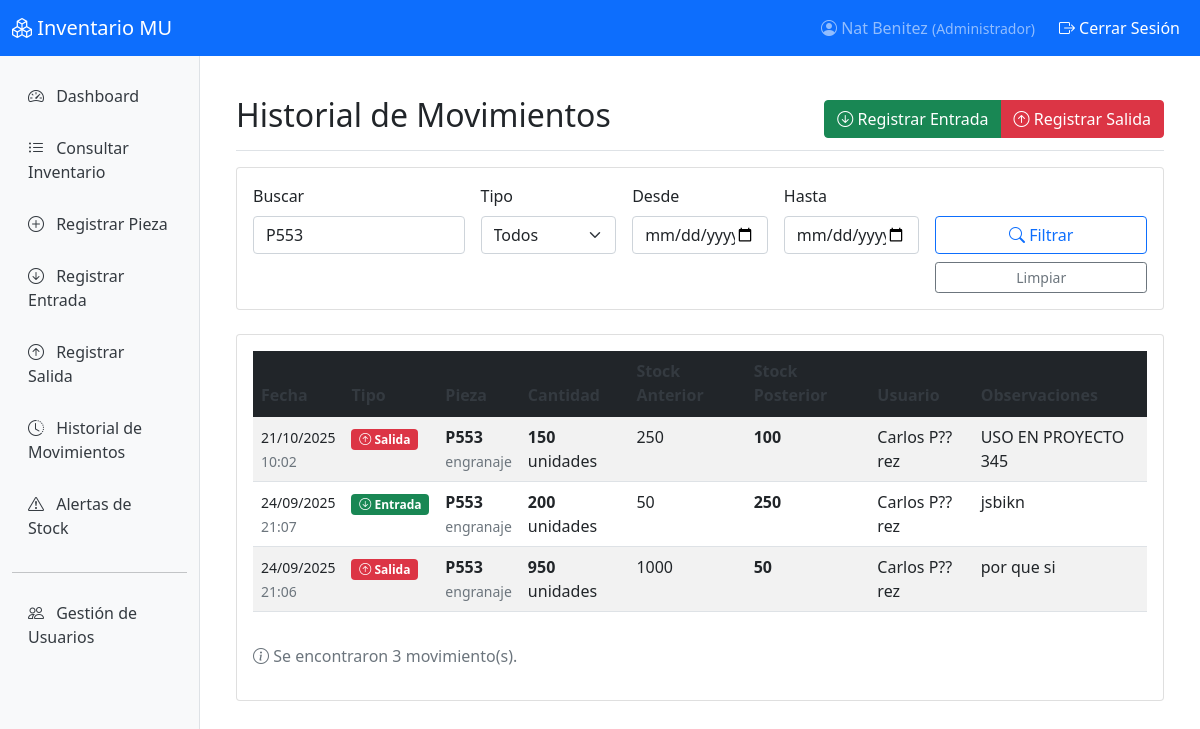
Page /movimientos/historial/?busqueda=P553 (signed in) on the earlier database version.
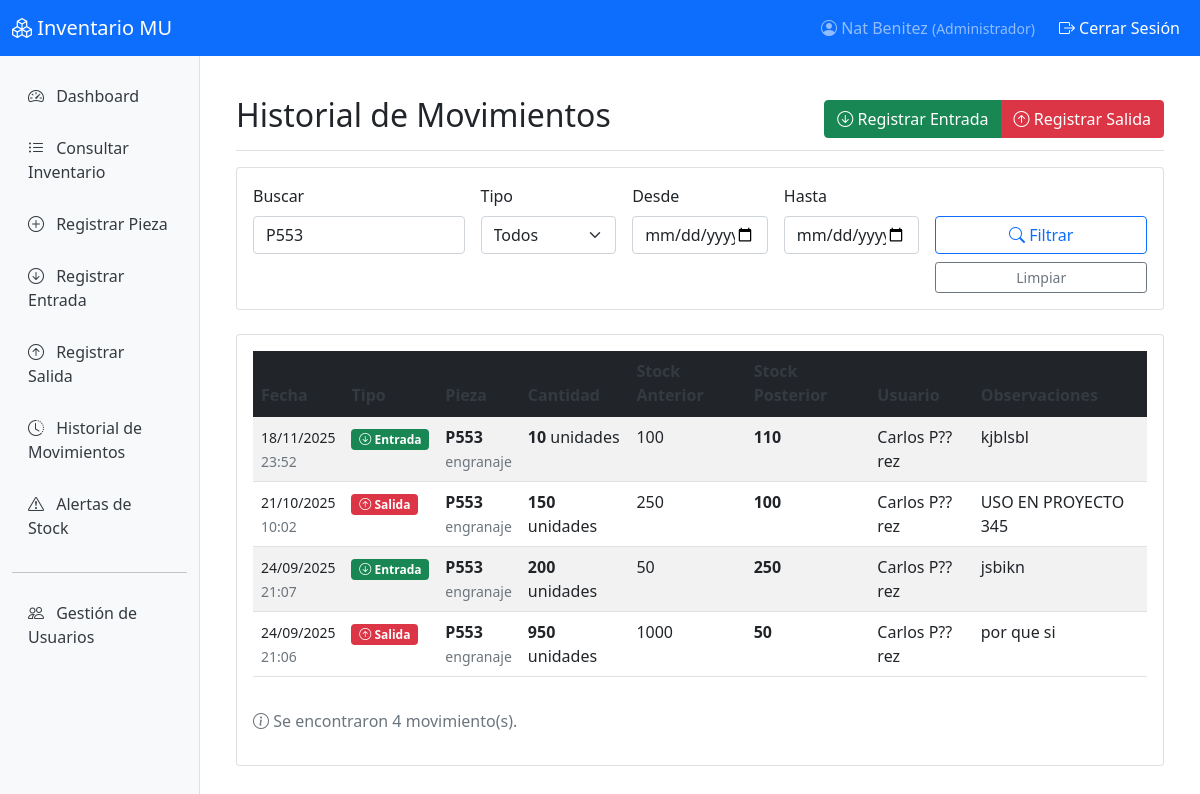
Same page on the later database version.
### movimientos/models.py (models this page shows, shortened)
class MovimientoStock(models.Model):
    TIPO_MOVIMIENTO_CHOICES = [
        ('entrada', 'Entrada'),
        ('salida', 'Salida'),
    ]
    pieza = models.ForeignKey(
        Pieza,
        on_delete=models.CASCADE,
        verbose_name='Pieza'
    )
    tipo_movimiento = models.CharField(
        max_length=10,
        choices=TIPO_MOVIMIENTO_CHOICES,
        verbose_name='Tipo de movimiento'
    )
    cantidad = models.PositiveIntegerField(verbose_name='Cantidad')
    fecha_movimiento = models.DateTimeField(
        auto_now_add=True,
        verbose_name='Fecha del movimiento'
    )
    usuario = models.ForeignKey(
        User,
        on_delete=models.CASCADE,
        verbose_name='Usuario que registró'
    )
    observaciones = models.TextField(
        blank=True,
        verbose_name='Observaciones'
    )
    stock_anterior = models.PositiveIntegerField(
        verbose_name='Stock anterior'
    )
    stock_posterior = models.PositiveIntegerField(
        verbose_name='Stock posterior'
    )
    class Meta:
        verbose_name = 'Movimiento de Stock'
        verbose_name_plural = 'Movimientos de Stock'
        ordering = ['-fecha_movimiento']

### inventario/models.py (models this page shows, shortened)
class Pieza(models.Model):
    codigo = models.CharField(
        max_length=50,
        unique=True,
        verbose_name='Código de pieza'
    )
    descripcion = models.TextField(verbose_name='Descripción')
    stock_actual = models.PositiveIntegerField(
        default=0,
        verbose_name='Stock actual'
    )
    stock_minimo = models.PositiveIntegerField(
        default=10,
        verbose_name='Stock mínimo'
    )
    ubicacion = models.CharField(
        max_length=100,
        verbose_name='Ubicación en bodega'
    )
    categoria = models.CharField(
        max_length=50,
        blank=True,
        verbose_name='Categoría'
    )
    fecha_creacion = models.DateTimeField(
        auto_now_add=True,
        verbose_name='Fecha de creación'
    )
    fecha_actualizacion = models.DateTimeField(
        auto_now=True,
        verbose_name='Última actualización'
    )
    ultima_modificacion_por = models.ForeignKey(
        User,
        null=True,
        blank=True,
        on_delete=models.SET_NULL,
        verbose_name='Última modificación por'
    )
    fecha_ultima_modificacion = models.DateTimeField(
        null=True,
        blank=True,
        verbose_name='Fecha de última modificación'
    )
    class Meta:
        verbose_name = 'Pieza'
        verbose_name_plural = 'Piezas'
        ordering = ['codigo']

### usuarios/models.py (models this page shows, shortened)
class Usuario(AbstractUser):
    PERFILES_CHOICES = [
        ('administrador', 'Administrador'),
        ('logistica', 'Logística'),
        ('inventario', 'Inventario'),
        ('auditor', 'Auditor'),
        ('comprador', 'Comprador'),
        ('produccion', 'Jefe de Producción'),
    ]
    perfil = models.CharField(
        max_length=20,
        choices=PERFILES_CHOICES,
        default='inventario',
        verbose_name='Perfil de acceso'
    )
    class Meta:
        verbose_name = 'Usuario'
        verbose_name_plural = 'Usuarios'

### movimientos/views.py (the view)
# urls.py: path('historial/', views.historial_movimientos, name='historial_movimientos'),
@login_required
def historial_movimientos(request):
    movimientos = MovimientoStock.objects.select_related('pieza', 'usuario').all()
    busqueda = request.GET.get('busqueda', '')
    tipo_movimiento = request.GET.get('tipo_movimiento', '')
    fecha_desde = request.GET.get('fecha_desde', '')
    fecha_hasta = request.GET.get('fecha_hasta', '')
    if busqueda:
        movimientos = movimientos.filter(
            Q(pieza__codigo__icontains=busqueda) |
            Q(pieza__descripcion__icontains=busqueda) |
            Q(observaciones__icontains=busqueda)
        )
    if tipo_movimiento:
        movimientos = movimientos.filter(tipo_movimiento=tipo_movimiento)
    if fecha_desde:
        movimientos = movimientos.filter(fecha_movimiento__date__gte=fecha_desde)
    if fecha_hasta:
        movimientos = movimientos.filter(fecha_movimiento__date__lte=fecha_hasta)
    movimientos = movimientos.order_by('-fecha_movimiento')
    context = {
        'movimientos': movimientos,
        'busqueda': busqueda,
        'tipo_movimiento_filtro': tipo_movimiento,
        'fecha_desde': fecha_desde,
        'fecha_hasta': fecha_hasta,
    }
    return render(request, 'movimientos/historial.html', context)

### templates/movimientos/historial.html (shortened to what the changed rows need)
{% extends 'base.html' %}
{% block content %}
<div class="d-flex justify-content-between flex-wrap flex-md-nowrap align-items-center pt-3 pb-2 mb-3 border-bottom">
    <h1 class="h2">Historial de Movimientos</h1>
</div>
<div class="card">
    <div class="card-body">
        {% if movimientos %}
            <div class="table-responsive">
                <table class="table table-striped table-hover">
                    <thead class="table-dark">
                        <tr>
                            <th>Fecha</th>
                            <th>Tipo</th>
                            <th>Pieza</th>
                            <th>Cantidad</th>
                            <th>Stock Anterior</th>
                            <th>Stock Posterior</th>
                            <th>Usuario</th>
                            <th>Observaciones</th>
                        </tr>
                    </thead>
                    <tbody>
                        {% for movimiento in movimientos %}
                            <tr>
                                <td>
                                    <small>{{ movimiento.fecha_movimiento|date:"d/m/Y" }}</small><br>
                                    <small class="text-muted">{{ movimiento.fecha_movimiento|time:"H:i" }}</small>
                                </td>
                                <td>
                                    {% if movimiento.tipo_movimiento == 'entrada' %}
                                        <span class="badge bg-success">
                                            <i class="bi bi-arrow-down-circle"></i> Entrada
                                        </span>
                                    {% else %}
                                        <span class="badge bg-danger">
                                            <i class="bi bi-arrow-up-circle"></i> Salida
                                        </span>
                                    {% endif %}
                                </td>
                                <td>
                                    <strong>{{ movimiento.pieza.codigo }}</strong><br>
                                    <small class="text-muted">{{ movimiento.pieza.descripcion|truncatechars:30 }}</small>
                                </td>
                                <td>
                                    <span class="fw-bold">{{ movimiento.cantidad }}</span> unidades
                                </td>
                                <td>{{ movimiento.stock_anterior }}</td>
                                <td>
                                    <span class="fw-bold">{{ movimiento.stock_posterior }}</span>
                                </td>
                                <td>
                                    {{ movimiento.usuario.get_full_name|default:movimiento.usuario.username }}
                                </td>
                                <td>
                                    {% if movimiento.observaciones %}
                                        {{ movimiento.observaciones|truncatechars:40 }}
                                    {% else %}
                                        <span class="text-muted">-</span>
                                    {% endif %}
                                </td>
                            </tr>
                        {% endfor %}
                    </tbody>
                </table>
            </div>
            <div class="mt-3">
                <p class="text-muted">
                    <i class="bi bi-info-circle"></i>
                    Se encontraron {{ movimientos|length }} movimiento(s).
                </p>
            </div>
        {% endif %}
    </div>
</div>
{% endblock %}

Differences in the rows shown:
added MovimientoStock: fecha_movimiento "18/11/2025", fecha_movimiento "23:52", tipo_movimiento "entrada" (drawn), pieza.codigo "P553", pieza.descripcion "engranaje", cantidad "10", stock_anterior "100", stock_posterior "110", usuario.get_full_name "Carlos P??rez", observaciones "kjblsbl"
Other differences:
{{ movimientos|length }}: "3" → "4"
